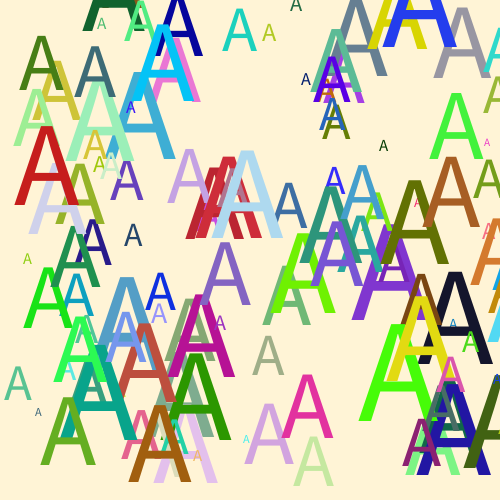
Frame 1 (no input)
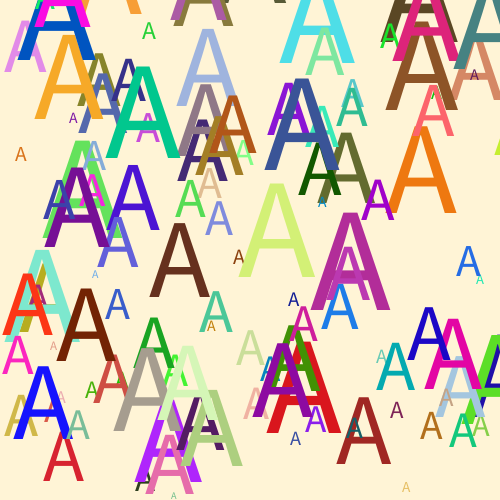
Frame 2 (the mouse pressed at the canvas centre, redrawn once)

The Processing sketch that drew these frames (run headless with seeded random() and noise(); the mouse was pressed at the canvas centre and the sketch redrawn once):

// Processing sketch: assignment9_9_patriciaantlitz_00318934
// ── assignment9_9_patriciaantlitz_00318934.pde
/* Assigment 9-9
Student ID: 00318934
Name: Patricia Antlitz
Professor Ethel Schuster
Introduction to Computer Science CIS-140
18 November 2020 

9 - my_a: Display letter A all over the canvas. That is, fill the canvas 
with A's.

This program runs at clicking the start bottom. 
It will print the letter A, in capital, in different colors and sizes, at
different locations on the screen.

The work I am submitting is my own in its entirety
*/

//global variable for background color
int back = color(255, 244, 214);

//setup holds the settings of the screen
void setup() {
  size(500,500);
}
//Function draw holds the commands to run the program
void draw() {
  background(back);
  //calls function writeLetters to display letters on the screen
  writeLetter();
  // removes the loop
  noLoop();

} 

//Function writeLetters
void writeLetter(){
  //initiate value of i at 0
  int i = 0;
  //do these commands
  do {
    //adds a random size to the text
  textSize(random(10,150));
  //selects a random color for the text
  fill(random(255),random(255),random(255));
  //writes the letter A at a random location
  text("A", random(width), random(height));
  //add one to i to continue the loop
  i = i+1;
  } while ( i < 120); //when i is greater than 120 A's, quit the loop
}

//end.
